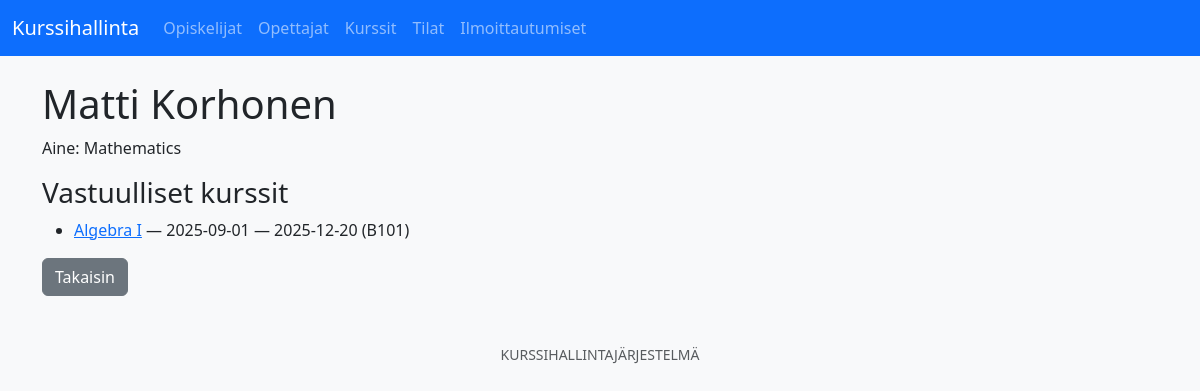
Screenshot of /teachers/view.php?id=1 with the database file from the repository.
### tables this page shows
CREATE TABLE IF NOT EXISTS teachers (
  teacher_id INT AUTO_INCREMENT PRIMARY KEY,
  first_name VARCHAR(100) NOT NULL,
  last_name VARCHAR(100) NOT NULL,
  subject VARCHAR(100)
);

CREATE TABLE IF NOT EXISTS courses (
  course_id INT AUTO_INCREMENT PRIMARY KEY,
  name VARCHAR(200) NOT NULL,
  description TEXT,
  start_date DATE,
  end_date DATE,
  teacher_id INT NOT NULL,
  room_id INT NOT NULL,
  FOREIGN KEY (teacher_id) REFERENCES teachers(teacher_id) ON DELETE RESTRICT ON UPDATE CASCADE,
  FOREIGN KEY (room_id) REFERENCES rooms(room_id) ON DELETE RESTRICT ON UPDATE CASCADE
);

CREATE TABLE IF NOT EXISTS rooms (
  room_id INT AUTO_INCREMENT PRIMARY KEY,
  name VARCHAR(100) NOT NULL,
  capacity INT UNSIGNED NOT NULL DEFAULT 0
);

### teachers/view.php (the view, shortened to what this page needs)
<?php require_once __DIR__ . '/../includes/config.php';
$id = (int)($_GET['id'] ?? 0);
$s = $mysqli->prepare("SELECT * FROM teachers WHERE teacher_id=?");
$s->bind_param('i', $id);
$s->execute();
$t = $s->get_result()->fetch_assoc();
$c = $mysqli->prepare("SELECT c.course_id,c.name,c.start_date,c.end_date,r.name AS room_name FROM courses c JOIN rooms r ON c.room_id=r.room_id WHERE c.teacher_id=? ORDER BY c.start_date");
$c->bind_param('i', $id);
$c->execute();
$courses = $c->get_result();
require_once __DIR__ . '/../includes/header.php'; ?><h1><?= htmlspecialchars($t['first_name'] . ' ' . $t['last_name']) ?></h1>
<p>Aine: <?= htmlspecialchars($t['subject']) ?></p>
<h3>Vastuulliset kurssit</h3>
<ul><?php while ($co = $courses->fetch_assoc()): ?><li><a href="/kurssienhallinta/courses/view.php?id=<?= $co['course_id'] ?>"><?= htmlspecialchars($co['name']) ?></a> — <?= htmlspecialchars($co['start_date']) ?> — <?= htmlspecialchars($co['end_date']) ?> (<?= htmlspecialchars($co['room_name']) ?>)</li><?php endwhile; ?></ul><a class="btn btn-secondary" href="index.php">Takaisin</a><?php require_once __DIR__ . '/../includes/footer.php'; ?>

### assets/style.css (style rules this page uses)
body { font-family: system-ui, -apple-system, 'Segoe UI', Roboto, 'Helvetica Neue', Arial; background-color: #f8f9fa; color: #212529; }

### rows the page displays
teachers: first_name+last_name "Matti Korhonen", subject "Mathematics"
courses: name "Algebra I", start_date "2025-09-01", end_date "2025-12-20", room.name "B101"
